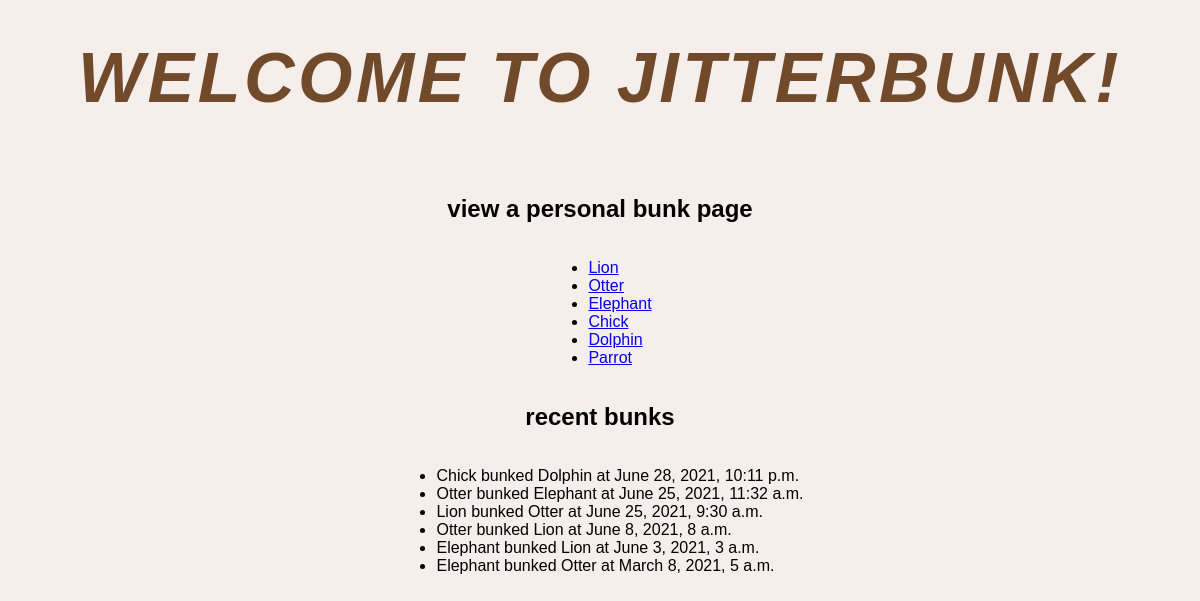
The app's page /jitterbunk/, older data.
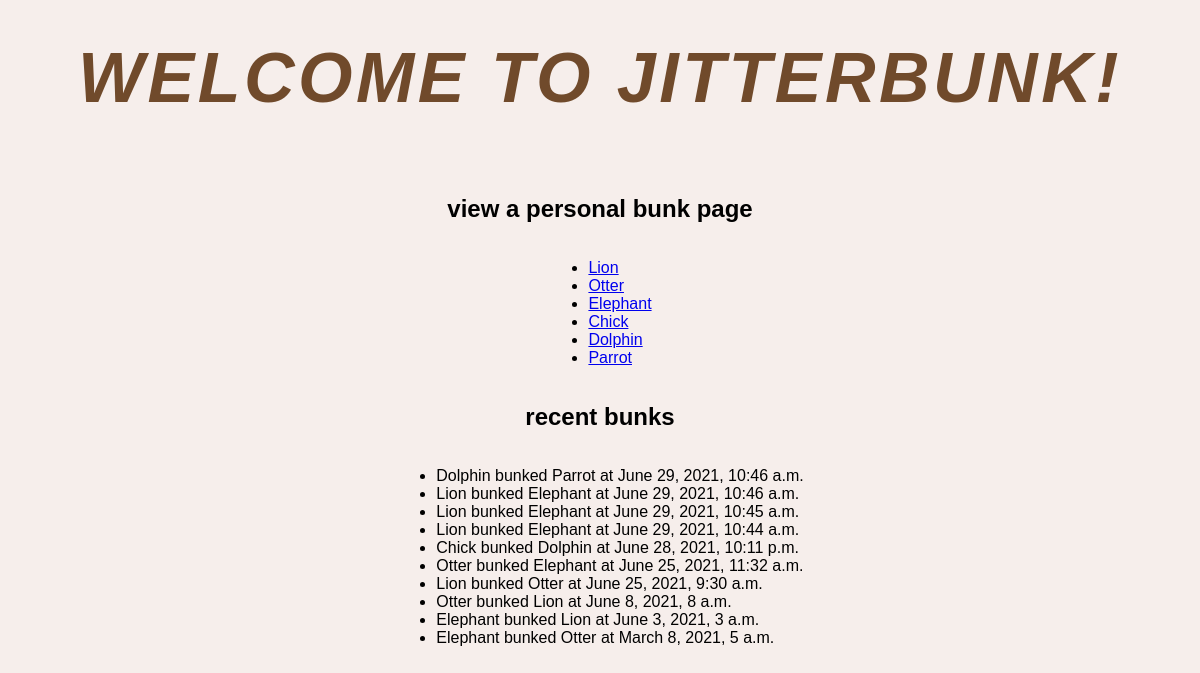
The same page, newer data.
### jitterbunk/models.py (models this page shows, shortened)
class User(models.Model):
    username = models.CharField(max_length=200)
    photo = models.CharField(max_length=200)

class Bunk(models.Model):
    from_user = models.ForeignKey(User, on_delete=models.CASCADE, related_name="from_user")
    to_user = models.ForeignKey(User, on_delete=models.CASCADE, related_name="to_user")
    time = models.DateTimeField('time published of bunk', auto_now_add=True, blank=True)

### jitterbunk/views.py (the view)
def index(request):
    all_bunks = Bunk.objects.all().order_by('-time')
    user_list = User.objects.all()
    context = {
        "bunks": all_bunks,
        "users": user_list
    }
    return render(request, 'jitterbunk/index.html', context)

### jitterbunk/templates/jitterbunk/index.html (shortened to what this page needs)
{% load static %}
<link rel="stylesheet" type="text/css" href="{% static 'jitterbunk/index.css' %}" />
<!DOCTYPE html>
<html>
<body>
<h1 class=title>Welcome to Jitterbunk!</h1>
<h2 style= "text-align: center;"> view a personal bunk page </h2>
<div class="container">
    {% if users %}
        <ul>
        {% for user in users %}
            <li><a href="/jitterbunk/{{user.id}}/">{{user.username}}</a></li>
        {% endfor %}
        </ul>
    {% else %}
        <p>No users are available.</p>
    {% endif %}
</div>
<h2 style= "text-align: center;"> recent bunks </h2>
<div class="container">
    {% if bunks %}
        <ul>
        {% for bunk in bunks %}
            <li>{{bunk.from_user.username}} bunked {{bunk.to_user.username}} at {{bunk.time}} </a></li>
        {% endfor %}
        </ul>
    {% else %}
        <p>No bunks are available.</p>
    {% endif %}
</div>
</body>
</html>

### jitterbunk/static/jitterbunk/index.css (style rules this page uses)
.container { display: flex; justify-content: center; }
body { font-family: "Avenir Next", sans-serif; background-color: rgb(246, 238, 235); }
.title { font-size:70px; color:rgb(112, 74, 43); text-align: center; text-transform: uppercase; position: relative; font-style: italic; letter-spacing: 0.05em; line-height: 2em; }

Row changes from the older to the newer data that the page shows:
added Bunk: from_user.username "Dolphin", to_user.username "Parrot", time "June 29, 2021, 10:46 a.m."
added Bunk: from_user.username "Lion", to_user.username "Elephant", time "June 29, 2021, 10:46 a.m."
added Bunk: from_user.username "Lion", to_user.username "Elephant", time "June 29, 2021, 10:45 a.m."
added Bunk: from_user.username "Lion", to_user.username "Elephant", time "June 29, 2021, 10:44 a.m."
